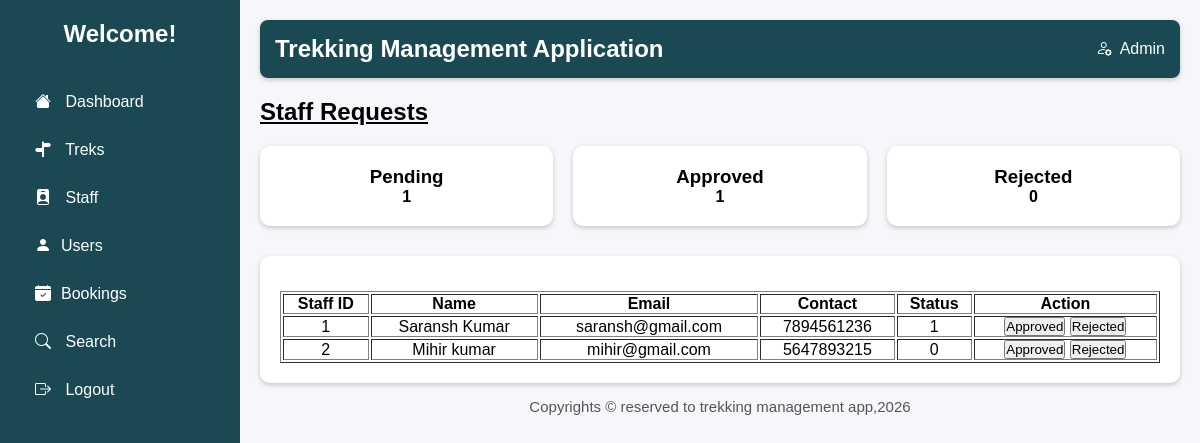
The page /manage_staff on the database its author committed.
### models.py (models this page shows)
class TrekStaff(db.Model):
    __tablename__="trek_staff"
    staff_id=db.Column(db.Integer,primary_key=True,autoincrement=True)
    user_id=db.Column(db.Integer,db.ForeignKey('user_credentials.user_id'))
    full_name=db.Column(db.String(100),nullable=False)
    email_id=db.Column(db.String(50),unique=True,nullable=False)
    password=db.Column(db.String(50),nullable=False)
    phone_num=db.Column(db.String(20),nullable=False)
    address=db.Column(db.String(100),nullable=False)
    approval_status=db.Column(db.Integer,nullable=False,default=0) #0-pending,1-approved,2-rejected
    blacklist_status=db.Column(db.Boolean,default=False)

### app.py (the view)
@app.route("/manage_staff")
def admin_mng_staff():
    staff_members=TrekStaff.query.all()
    pending_req = db.session.scalar(db.select(func.count(TrekStaff.staff_id)).where(TrekStaff.approval_status == 0))
    approved_req = db.session.scalar(db.select(func.count(TrekStaff.staff_id)).where(TrekStaff.approval_status == 1))
    rejected_req = db.session.scalar(db.select(func.count(TrekStaff.staff_id)).where(TrekStaff.approval_status == 2))
    stats = {
        "pending_requests": pending_req,
        "approved_requests": approved_req,
        "rejected_requests": rejected_req
    }
    return render_template("admin_manage_staff.html",staff_list=staff_members,stats=stats)

### templates/admin_manage_staff.html (shortened to what this page needs)
<!DOCTYPE html>
<html lang="en">
<head>
    <link rel="stylesheet" href="../static/main.css">
    <link rel="stylesheet" href="https://cdn.jsdelivr.net/npm/bootstrap-icons@1.11.3/font/bootstrap-icons.min.css">
</head>
<body>
    <div class="container">
        <div class="sidebar">
            <h2>Welcome!</h2>
          <ul>
              <li><a href="{{url_for('admin_dash')}}"><i class="bi bi-house-fill"></i> Dashboard</a></li>
                <li><a href="{{url_for('admin_mng_trek')}}"><i class="bi bi-signpost-split-fill"></i> Treks</a></li>
                <li><a href="{{url_for('admin_mng_staff')}}"><i class="bi bi-person-badge-fill"></i> Staff</a></li>
              <li><a href="{{url_for('admin_users')}}"><i class="bi bi-person-fill"></i>Users</a></li>
                <li><a href="{{url_for('admin_mng_bookings')}}"><i class="bi bi-calendar-check-fill"></i>Bookings</a></li>
                <li><a href="{{url_for('search')}}"><i class="bi bi-search"></i> Search</a></li>
                <li><a href="{{url_for('signin')}}"><i class="bi bi-box-arrow-right"></i> Logout</a></li>
            </ul>
        </div>
        <div class="main">
             <header>
                <h2>Trekking Management Application</h2>
                <div class="admin">
                    <i class="bi bi-person-gear"></i>
                     <span>Admin</span>
                </div>
            </header>
            <h2 class="title"><u>Staff Requests</u></h2>
            <div class="cards">
                <div class="card">
                    <h3>Pending</h3>
                    <h4>{{stats.pending_requests}}</h4>
                </div>
                <div class="card">
                    <h3>Approved</h3>
                    <h4>{{stats.approved_requests}}</h4>
                </div>
                <div class="card">
                    <h3>Rejected</h3>
                    <h4>{{stats.rejected_requests}}</h4>
                </div>
            </div>
             <div class="table-box">
             <table border="1">
                <tr>
                    <th>Staff ID</th>
                    <th>Name</th>
                    <th>Email</th>
                    <th>Contact</th>
                    <th>Status</th>
                    <th colspan="2">Action</th>
                </tr>
                {% for staff in staff_list %}
                <tr>
                    <td>{{staff.staff_id}}</td>
                    <td>{{staff.full_name}}</td>
                    <td>{{staff.email_id}}</td>
                    <td>{{staff.phone_num}}</td>
                    <td>{{staff.approval_status}}</td>
                    <td colspan="2">
                        <form method="POST">
                            <button type="submit" formaction="/trekstaff/approve">Approved</button>
                            <button type="submit" formaction="/trekstaff/reject">Rejected</button>
                        </form>
                    </td>
                </tr>
                {% endfor %}
             </table>
            </div>
            <footer>
                Copyrights &copy; reserved to trekking management app,2026
            </footer>
        </div>
    </div>
</body>
</html>

### static/main.css (style rules this page uses)
html,body { height: 100%; margin: 0; background:#f4f4f4; }
* { margin:0; padding:0; box-sizing:border-box; font-family:Arial, sans-serif; }
header { background:#1B4953; color: white; padding:15px; border-radius:8px; box-shadow:0 2px 5px rgba(0,0,0,.2); justify-content: space-between; display: flex; }
.admin { display: flex; align-items: center; gap: 8px; }
footer { bottom: 0; left: 0; width: 100%; text-align:center; font-size:15px; color:#555; padding: 15px; }
.container { display:flex; }
.sidebar { width:240px; background:#1B4953; color:white; min-height:100vh; padding:20px; }
.sidebar h2 { text-align:center; margin-bottom:30px; }
.sidebar ul { list-style:none; }
.sidebar ul li { padding:15px; cursor:pointer; border-radius:5px; }
.sidebar i { margin-right:10px; }
.main { flex:1; padding:20px; }
.title { text-align:left; margin:20px 0; }
.cards { display:grid; grid-template-columns:repeat(auto-fit,minmax(220px,1fr)); gap:20px; }
.card { background:white; padding:20px; border-radius:10px; text-align:center; box-shadow:0 2px 5px rgba(0,0,0,.2); }
.table-box { margin-top:30px; background:white; padding:20px; border-radius:10px; box-shadow:0 2px 5px rgba(0,0,0,.2); }
.table-box table { width:100%; margin-top:15px; }
table th { text-align: center; }
table td { text-align: center; }
li a { color: white; }
a { text-decoration: none; }
body { background-color: #f5f7fa; }

### rows shown on the page
TrekStaff: staff_id "1", full_name "Saransh Kumar", email_id "saransh@gmail.com", phone_num "7894561236", approval_status "1"
TrekStaff: staff_id "2", full_name "Mihir kumar", email_id "mihir@gmail.com", phone_num "5647893215", approval_status "0"

### other values the page prints
{{ stats.pending_requests }} "1"
{{ stats.approved_requests }} "1"
{{ stats.rejected_requests }} "0"
